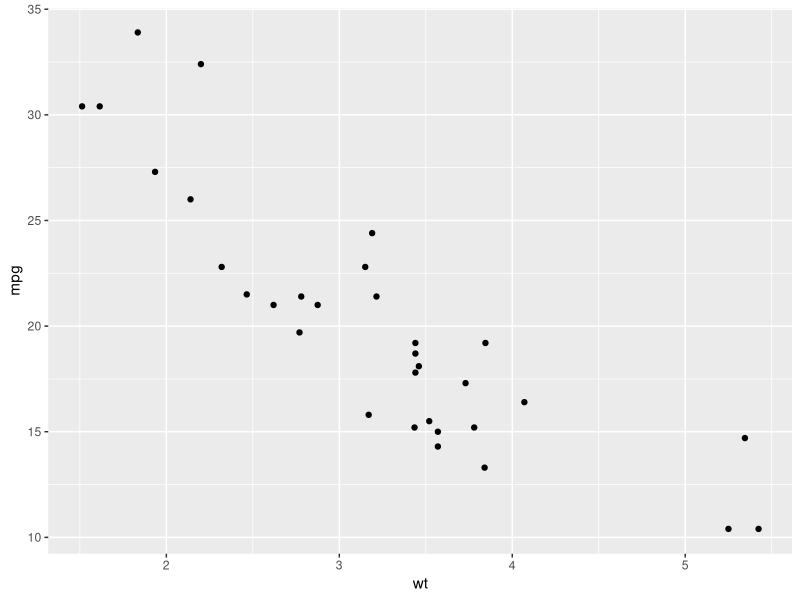
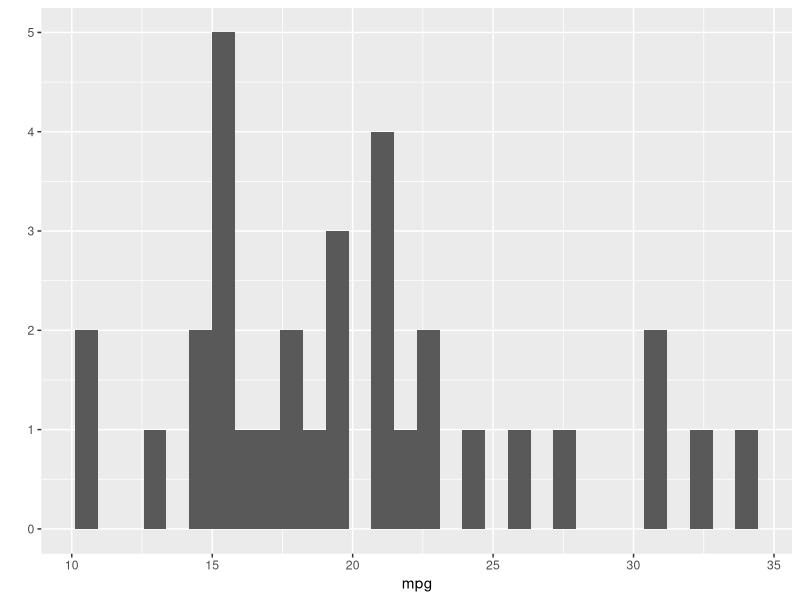
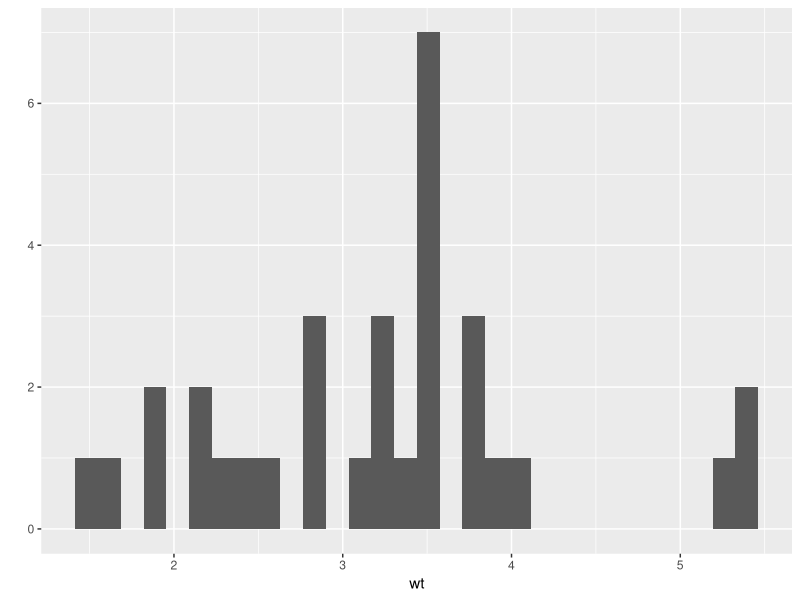

These figures' R source, in order:
## ---- chunk 1
library(ggplot2)

## ---- chunk 2
qplot(wt,mpg,data=mtcars)

qplot(mpg,data=mtcars)
qplot(wt,data=mtcars)
